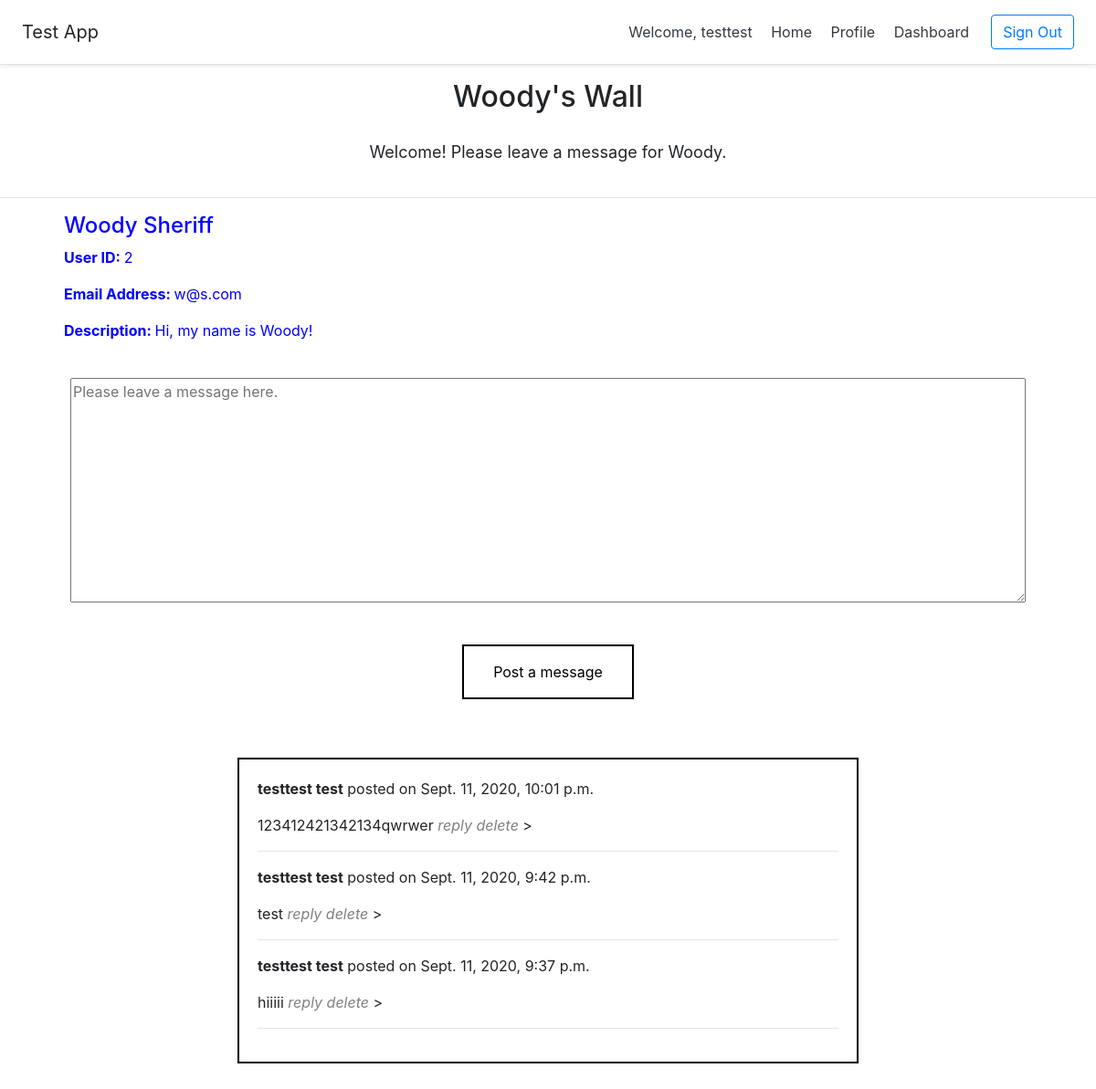
/index/2 (signed in), run on the app's committed database.
### dojo_wall_app/models.py (models this page shows)
class User(models.Model):
  first_name = models.CharField(max_length=45)
  last_name = models.CharField(max_length=45)
  email = models.CharField(max_length=45, blank=False, unique=True)
  password = models.CharField(max_length=45)
  description = models.CharField(max_length=255, null=True)
  level = models.CharField(max_length=45, null=True)
  created_at = models.DateTimeField(auto_now_add=True)
  updated_at = models.DateTimeField(auto_now=True)
  objects = UserManager()

class Message(models.Model):
  message = models.CharField(max_length=255)
  user = models.ForeignKey(User, related_name="messages", on_delete=models.CASCADE)
  created_at = models.DateTimeField(auto_now_add=True)
  updated_at = models.DateTimeField(auto_now=True)
  objects = MessageManager()

### dojo_wall_app/views.py (the view)
# urls.py: path('index/<int:user_id>', views.index, name='my_user_info'),
def index(request, user_id):
  if 'user_id' not in request.session:
    return redirect('/signin')
  user = User.objects.get(id = user_id)
  logged_in_user = User.objects.get(id=request.session['user_id'])
  all_messages = Message.objects.all()
  all_users = User.objects.all()
  print("************user is ", user)
  context = {
    "all_messages" : all_messages,
    "all_users" : all_users,
    "user" : user,
    "logged_in_user" : logged_in_user
  }
  return render (request, "wall_index.html", context)

### dojo_wall_app/templates/wall_index.html (shortened to what this page needs)
<!DOCTYPE html>
<html lang="en">
  <head>
    {% load static %}
    <link rel="stylesheet" href="{% static 'css/style.css' %}" />
    <link
      rel="stylesheet"
      href="https://stackpath.bootstrapcdn.com/bootstrap/4.5.2/css/bootstrap.min.css"
    />
  </head>
  <body>
    <div
      class="d-flex flex-column flex-md-row align-items-center p-3 px-md-4 mb-3 bg-white border-bottom shadow-sm"
    >
      <h5 class="my-0 mr-md-auto font-weight-normal">Test App</h5>
      <nav class="my-2 my-md-0 mr-md-3">
        <a class="p-2 text-dark" href="/dashboard"
          >Welcome, {{logged_in_user.first_name}}</a
        >
        <a class="p-2 text-dark" href="/dashboard">Home</a>
        <a class="p-2 text-dark" href="#">Profile</a>
        <a class="p-2 text-dark" href="{% url 'dashboard:my_index' %}"
          >Dashboard</a
        >
      </nav>
      <a class="btn btn-outline-primary" href="/log_out">Sign Out</a>
    </div>
    <div class="header">
      <h2>{{user.first_name}}'s Wall</h2>
      <p>Welcome! Please leave a message for {{user.first_name}}.</p>
    </div>
    <hr />
    <div class="description">
      <h4>{{user.first_name}} {{user.last_name}}</h4>
      <p><strong>User ID: </strong> {{user.id}}</p>
      <p><strong>Email Address: </strong> {{user.email}}</p>
      <p><strong>Description: </strong> {{user.description}}</p>
    </div>
    <div class="post">
      <form
        action="{% url 'dojo_wall:new_message' user.id %}"
        method="POST"
        id="message_box"
      >
        <br />
        <textarea
          name="message"
          cols="100"
          rows="10"
          placeholder="Please leave a message here."
        ></textarea
        ><br />
        <button type="submit" class="primary">Post a message</button>
      </form>
    </div>
    <br />
    <div class="messages">
      {% for message in all_messages reversed %} {% if user != message.user %}
      <p>
        <strong id="user"
          >{{message.user.first_name}} {{message.user.last_name}}</strong
        >
        posted on {{message.created_at}}
      </p>
      <p>
        {{message.message}}
        <a href="{% url 'dojo_wall:my_wall' user.id %}" id="reply">reply</a>
        {% if message.user == logged_in_user%}
        <a href="/{{message.id}}/delete_message/{{user.id}}" id="delete"
          >delete</a
        >
        > {% endif%}
      </p>
      <hr />
      {% endif %} {% endfor %}
    </div>
  </body>
</html>

### dojo_wall_app/static/css/style.css (style rules this page uses)
h2 { text-align: center; font-size: 50px; }
.header p { text-align: center; font-size: 18px; padding: 20px; }
.description { color: blue; margin-left: 70px; }
.messages { margin: 40px 260px; padding: 20px; border: 2px black solid; }
#message_box, #comment_box { text-align: center; }
#message_box > textarea { margin-bottom: 40px; }
button { background-color: white; color: black; border: 2px solid black; padding: 16px 32px; text-align: center; display: inline-block; font-size: 16px; margin: 0px 4px; transition-duration: 0.4s; cursor: pointer; }
#reply, #delete { font-style: italic; color: gray; }

### data on the page
User: first_name "testtest"
User: first_name "Woody", last_name "Sheriff", id "2", email "w@s.com", description "Hi, my name is Woody!"
Message: user.first_name "testtest", user.last_name "test", created_at "Sept. 11, 2020, 10:01 p.m.", message "123412421342134qwrwer"
Message: user.first_name "testtest", user.last_name "test", created_at "Sept. 11, 2020, 9:42 p.m.", message "test"
Message: user.first_name "testtest", user.last_name "test", created_at "Sept. 11, 2020, 9:37 p.m.", message "hiiiii"
